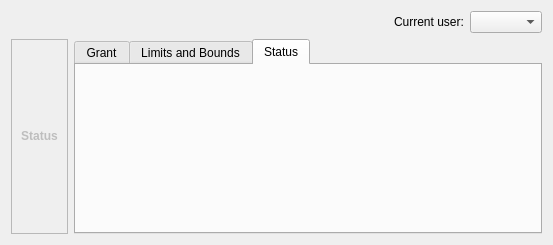
<?xml version="1.0" encoding="UTF-8"?>
<ui version="4.0">
 <class>Form</class>
 <widget class="QWidget" name="Form">
  <property name="geometry">
   <rect>
    <x>0</x>
    <y>0</y>
    <width>553</width>
    <height>245</height>
   </rect>
  </property>
  <property name="windowTitle">
   <string>Clepsydra</string>
  </property>
  <layout class="QGridLayout" name="gridLayout">
   <item row="0" column="0" colspan="2">
    <layout class="QHBoxLayout" name="horizontalLayout_1">
     <item>
      <spacer name="horizontalSpacer">
       <property name="orientation">
        <enum>Qt::Horizontal</enum>
       </property>
       <property name="sizeHint" stdset="0">
        <size>
         <width>40</width>
         <height>20</height>
        </size>
       </property>
      </spacer>
     </item>
     <item>
      <widget class="QLabel" name="lbActiveUser">
       <property name="text">
        <string>Current user:</string>
       </property>
      </widget>
     </item>
     <item>
      <widget class="QComboBox" name="cbActiveUser">
       <property name="insertPolicy">
        <enum>QComboBox::NoInsert</enum>
       </property>
      </widget>
     </item>
    </layout>
   </item>
   <item row="1" column="0">
    <widget class="QFrame" name="frStatus">
     <property name="sizePolicy">
      <sizepolicy hsizetype="Preferred" vsizetype="Preferred">
       <horstretch>0</horstretch>
       <verstretch>0</verstretch>
      </sizepolicy>
     </property>
     <property name="minimumSize">
      <size>
       <width>0</width>
       <height>0</height>
      </size>
     </property>
     <property name="frameShape">
      <enum>QFrame::StyledPanel</enum>
     </property>
     <property name="frameShadow">
      <enum>QFrame::Raised</enum>
     </property>
     <layout class="QVBoxLayout" name="lyStatus">
      <item>
       <widget class="QLabel" name="lbStatus">
        <property name="enabled">
         <bool>false</bool>
        </property>
        <property name="sizePolicy">
         <sizepolicy hsizetype="Minimum" vsizetype="Preferred">
          <horstretch>0</horstretch>
          <verstretch>0</verstretch>
         </sizepolicy>
        </property>
        <property name="text">
         <string>&lt;b&gt;Status&lt;/b&gt;</string>
        </property>
        <property name="textFormat">
         <enum>Qt::AutoText</enum>
        </property>
        <property name="alignment">
         <set>Qt::AlignCenter</set>
        </property>
       </widget>
      </item>
     </layout>
    </widget>
   </item>
   <item row="1" column="1">
    <widget class="QTabWidget" name="tab">
     <property name="currentIndex">
      <number>2</number>
     </property>
     <widget class="QWidget" name="tbGrant">
      <attribute name="title">
       <string>Grant</string>
      </attribute>
     </widget>
     <widget class="QWidget" name="tbLimitBound">
      <attribute name="title">
       <string>Limits and Bounds</string>
      </attribute>
     </widget>
     <widget class="QWidget" name="tbStatus">
      <property name="focusPolicy">
       <enum>Qt::NoFocus</enum>
      </property>
      <attribute name="title">
       <string>Status</string>
      </attribute>
     </widget>
    </widget>
   </item>
  </layout>
 </widget>
 <resources/>
 <connections/>
</ui>
